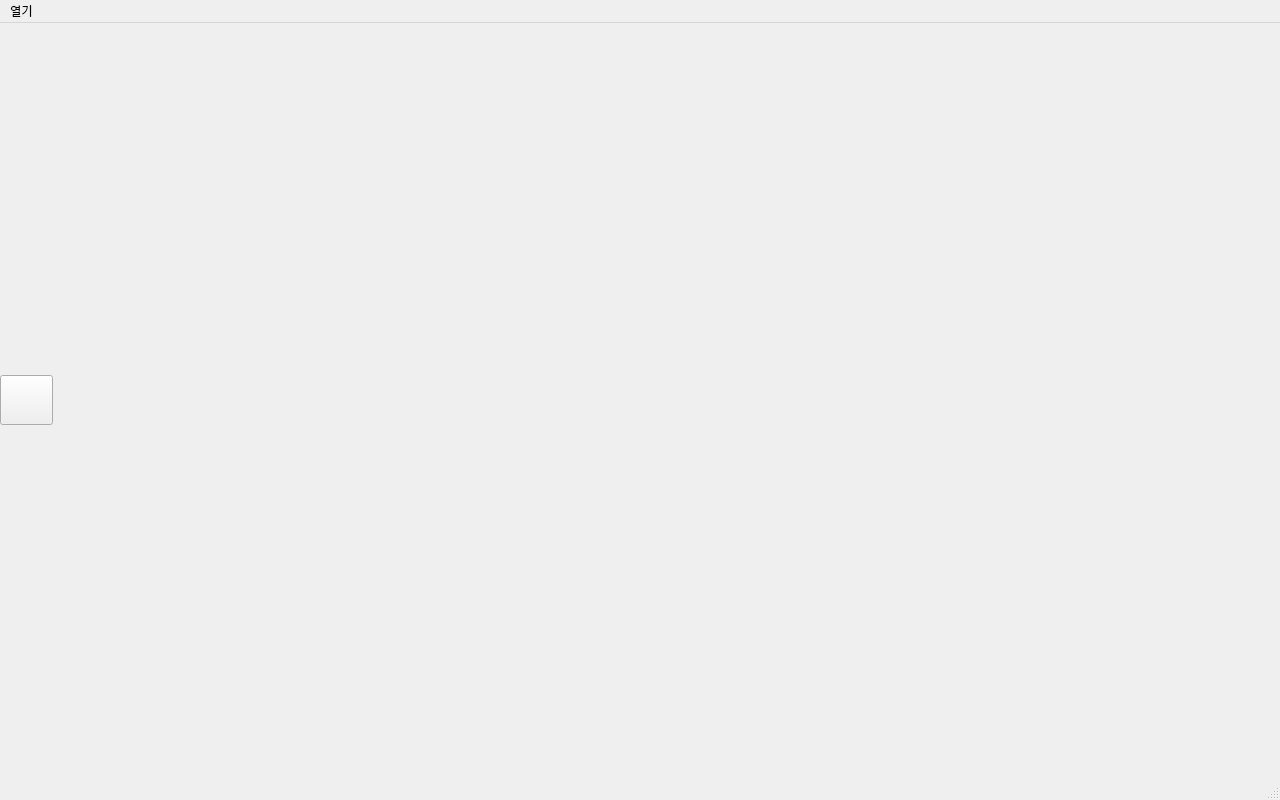
<?xml version="1.0" encoding="UTF-8"?>
<ui version="4.0">
 <class>MainWindow</class>
 <widget class="QMainWindow" name="MainWindow">
  <property name="geometry">
   <rect>
    <x>0</x>
    <y>0</y>
    <width>1280</width>
    <height>800</height>
   </rect>
  </property>
  <property name="minimumSize">
   <size>
    <width>1280</width>
    <height>800</height>
   </size>
  </property>
  <property name="maximumSize">
   <size>
    <width>1280</width>
    <height>800</height>
   </size>
  </property>
  <property name="windowTitle">
   <string>MainWindow</string>
  </property>
  <widget class="QWidget" name="centralwidget">
   <layout class="QHBoxLayout" name="horizontalLayout" stretch="1,23">
    <property name="spacing">
     <number>5</number>
    </property>
    <property name="leftMargin">
     <number>0</number>
    </property>
    <property name="topMargin">
     <number>0</number>
    </property>
    <property name="rightMargin">
     <number>0</number>
    </property>
    <property name="bottomMargin">
     <number>0</number>
    </property>
    <item>
     <layout class="QVBoxLayout" name="verticalLayout">
      <item>
       <widget class="QPushButton" name="paint">
        <property name="minimumSize">
         <size>
          <width>0</width>
          <height>50</height>
         </size>
        </property>
        <property name="text">
         <string/>
        </property>
        <property name="icon">
         <iconset resource="resource.qrc">
          <normaloff>:/ann/draw.png</normaloff>:/ann/draw.png</iconset>
        </property>
        <property name="iconSize">
         <size>
          <width>25</width>
          <height>25</height>
         </size>
        </property>
       </widget>
      </item>
     </layout>
    </item>
    <item>
     <widget class="QLabel" name="img_label">
      <property name="text">
       <string/>
      </property>
     </widget>
    </item>
   </layout>
  </widget>
  <widget class="QMenuBar" name="menubar">
   <property name="geometry">
    <rect>
     <x>0</x>
     <y>0</y>
     <width>1280</width>
     <height>26</height>
    </rect>
   </property>
   <widget class="QMenu" name="menu">
    <property name="title">
     <string>열기</string>
    </property>
    <addaction name="open"/>
    <addaction name="save"/>
    <addaction name="close"/>
   </widget>
   <addaction name="menu"/>
  </widget>
  <widget class="QStatusBar" name="statusbar"/>
  <action name="open">
   <property name="text">
    <string>열기</string>
   </property>
   <property name="shortcut">
    <string>Ctrl+O</string>
   </property>
  </action>
  <action name="save">
   <property name="text">
    <string>저장</string>
   </property>
   <property name="shortcut">
    <string>Ctrl+S</string>
   </property>
  </action>
  <action name="close">
   <property name="text">
    <string>닫기</string>
   </property>
   <property name="shortcut">
    <string>Ctrl+F4</string>
   </property>
   <property name="autoRepeat">
    <bool>true</bool>
   </property>
   <property name="visible">
    <bool>true</bool>
   </property>
   <property name="shortcutVisibleInContextMenu">
    <bool>true</bool>
   </property>
  </action>
 </widget>
 <resources>
  <include location="resource.qrc"/>
 </resources>
 <connections/>
</ui>
